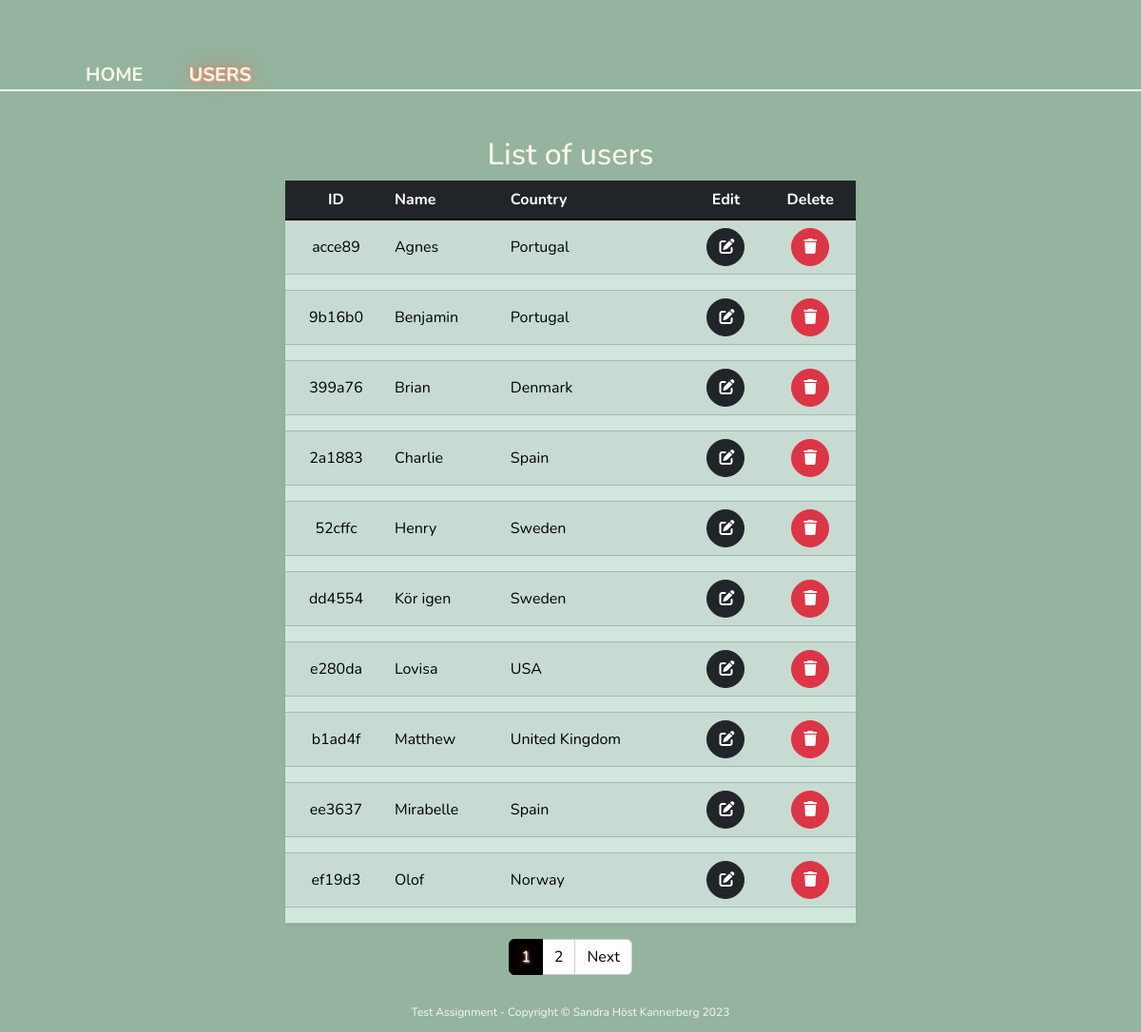
Page /userlist.php on the committed database.
### tables this page shows
CREATE TABLE `user_table` (
  `id` varchar(6) NOT NULL,
  `name` varchar(255) DEFAULT NULL,
  `country` varchar(255) DEFAULT NULL
);

### includes/database/get-users.php (the view, shortened to what this page needs)
<?php
include("includes/database/connection.php");
$perPage = 10;
$totalUsersQuery = "SELECT COUNT(*) as total FROM user_table";
$totalUsersResult = $conn->query($totalUsersQuery);
if ($totalUsersResult->num_rows > 0) {
  $totalUsersRow = $totalUsersResult->fetch_assoc();
  $totalUsers = $totalUsersRow['total'];
}
$totalPages = ceil($totalUsers / $perPage);
$currentPage = $_GET['page'] ?? 1;
$offset = ($currentPage - 1) * $perPage;
$sql = "SELECT * FROM user_table Order By name LIMIT $perPage OFFSET $offset";
$users = $conn->query($sql);
?>
<table class="table table-success table-striped align-middle shadow-sm rounded">
  <thead class="my-table-header table-dark">
    <tr>
      <th scope="col" class="my-table-content-center">ID</th>
      <th scope="col">Name</th>
      <th scope="col">Country</th>
      <th scope="col" class="my-table-content-center">Edit</th>
      <th scope="col" class="my-table-content-center">Delete</th>
    </tr>
  </thead>
  <tbody class="table-group-divider">
    <?php
    if ($users->num_rows > 0) {
        while ($row = $users->fetch_assoc()) {
            echo "<tr>";
            echo "<td class='my-table-content-center'>" . $row["id"] . "</td>";
            echo "<td>" . $row["name"] . "</td>";
            echo "<td>" . $row["country"] . "</td>";
            echo "<td class='text-center'>";
            echo "<button type='button' class='my-btn btn btn-dark edit-button' data-bs-toggle='collapse' data-bs-target='#user-" . $row["id"] . "'><i class='fa-solid fa-pen-to-square'></i></button>";
            echo "</td>";
            echo "<td class='text-center'>";
            echo "<button type='button' class='my-btn btn btn-danger delete-button' data-id='" . $row["id"] . "'><i class='fa-solid fa-trash delete-button' data-id='" . $row["id"] . "'></i></button>";
            echo "</td>";
            echo "</tr>";
            echo "<tr>";
            echo "<td colspan='5'>";
            echo "</td>";
            echo "</tr>";
        }
    } else {
        echo "<tr><td colspan='5'>No users found in the database</td></tr>";
    }
    ?>
  </tbody>
</table>
<div class="pagination-container">
  <?php
    echo '<ul class="pagination">';
    for ($page = 1; $page <= $totalPages; $page++) {
      echo '<li class="page-item' . ($page == $currentPage ? ' active' : '') . '"><a class="page-link" href="?page=' . $page . '">' . $page . '</a></li>';
    }
    if ($currentPage < $totalPages) {
      echo '<li class="page-item"><a class="page-link" href="?page=' . ($currentPage + 1) . '">Next</a></li>';
    }
    echo '</ul>';
  ?>
</div>

### userlist.php (shortened to what this page needs)
<!DOCTYPE html>
<html lang="en">
<head>
    <link href="https://cdn.jsdelivr.net/npm/bootstrap@5.3.2/dist/css/bootstrap.min.css" rel="stylesheet">
    <link rel="stylesheet" type="text/css" href="css/style.css">
    <link rel="stylesheet" type="text/css" href="css/user.css">
</head>
<body>
    <?php
    $page = 'user';
    include("includes/content/header.php");
    ?>
    <main class="my-userlist-wrapper container-fluid" id="my-userlist">
        <div class="my-table-wrapper col-sm-10 col-md-8 col-lg-6">
            <h2 class="text-center">List of users</h2>
            <?php include("includes/database/get-users.php"); ?>
        </div>
    </main>
    <?php include("includes/content/footer.php"); ?>
</body>
</html>

### includes/content/header.php
<header class="my-header container-fluid">
    <div class="my-header-wrapper row">
        <div class="my-menu-wrapper col">
            <ul class="my-menu">
                <li class="nav-item">
                    <a class="nav-link <?php echo ($page == 'home') ? 'active' : ''; ?>" aria-current="page" href="index.php">Home</a>
                </li>
                <li class="nav-item">
                    <a class="nav-link <?php echo ($page == 'user') ? 'active' : ''; ?>" aria-current="page" href="userlist.php">Users</a>
                </li>
            </ul>
        </div>
    </div>
</header>

### includes/content/footer.php
<footer class="container-fluid text-center">
    <div class="row">
        <div>
            <span class="my-footer-text">Test Assignment - Copyright &copy; Sandra Höst Kannerberg 2023</span>
        </div>
    </div>
</footer>

### css/style.css (style rules this page uses)
* { padding: 0; margin: 0; box-sizing: border-box; }
body { font-family: 'Nunito', sans-serif; color: #FCF8E8; background-color: #94B49F; width: 100%; min-height: 100vh; }
.my-header { height: 6rem; border-bottom: 2px solid #FCF8E8; display: flex; justify-content: center; padding-left: 2rem; padding-right: 2rem; }
.my-header-wrapper { width: 85vw; display: flex; justify-content: flex-end; }
.my-menu-wrapper { display: flex; justify-content: flex-start; align-items: flex-end; padding: 0; }
.my-menu { display: flex; justify-content: space-between; gap: 3rem; padding: 0; margin: 0; }
li { list-style: none; }
.nav-item { text-decoration: none; text-transform: uppercase; color: #FCF8E8; font-weight: bold; font-size: 20px; display: flex; justify-content: flex-end; }
.active { text-shadow: 1px 1px 2px #ECB390, 0 0 1em #DF7861, 0 0 0.2em #DF7861; }
footer { padding: 10px 0; }
.my-footer-text { font-size: 12px; }

### css/user.css (style rules this page uses)
.my-userlist-wrapper { display: flex; flex-direction: column; align-items: center; padding: 0; margin-top: 3rem; min-height: 75vh; }
.my-btn { width: 40px; height: 40px; border-radius: 50%; }
.my-table-content-center { text-align: center; vertical-align: middle; }
.pagination-container { display: flex; justify-content: center; }
.pagination-container .page-link { color: #000; background-color: #fff;; border: 1px solid #ccc; }
.pagination-container .page-item.active .page-link { color: #fff; background-color: #000; border: 1px solid #000; }

### rows in the picture
user_table: id "acce89", name "Agnes", country "Portugal"
user_table: id "9b16b0", name "Benjamin", country "Portugal"
user_table: id "399a76", name "Brian", country "Denmark"
user_table: id "2a1883", name "Charlie", country "Spain"
user_table: id "52cffc", name "Henry", country "Sweden"
user_table: id "dd4554", name "Kör igen", country "Sweden"
user_table: id "e280da", name "Lovisa", country "USA"
user_table: id "b1ad4f", name "Matthew", country "United Kingdom"
user_table: id "ee3637", name "Mirabelle", country "Spain"
user_table: id "ef19d3", name "Olof", country "Norway"
